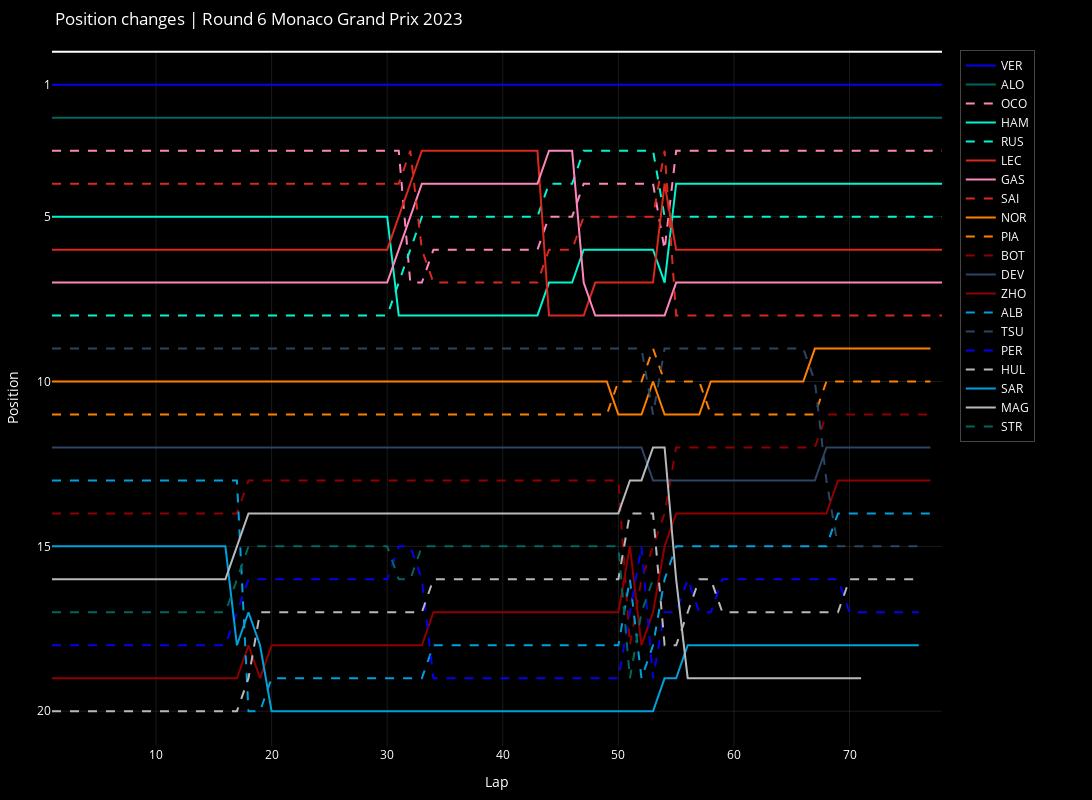

The notebook cell saved with this chart:
### Markdown cell above
## 3.1 Position changes

### Code cell
plot_position_changes(session)

### Figure 1 — Plotly figure (JSON) as saved in the notebook; plotly's stock layout.template omitted (floating-point values rounded to 4 significant figures)
{"data": [{"line": {"color": "#0600ef", "dash": "solid"}, "mode": "lines", "name": "VER", "type": "scatter", "x": [1, 2, 3, 4, 5, 6, 7, 8, 9, 10, 11, 12, 13, 14, 15, 16, 17, 18, 19, 20, 21, 22, 23, 24, 25, 26, 27, 28, 29, 30, 31, 32, 33, 34, 35, 36, 37, 38, 39, 40, 41, 42, 43, 44, 45, 46, 47, 48, 49, 50, 51, 52, 53, 54, 55, 56, 57, 58, 59, 60, 61, 62, 63, 64, 65, 66, 67, 68, 69, 70, 71, 72, 73, 74, 75, 76, 77, 78], "y": [1, 1, 1, 1, 1, 1, 1, 1, 1, 1, 1, 1, 1, 1, 1, 1, 1, 1, 1, 1, 1, 1, 1, 1, 1, 1, 1, 1, 1, 1, 1, 1, 1, 1, 1, 1, 1, 1, 1, 1, 1, 1, 1, 1, 1, 1, 1, 1, 1, 1, 1, 1, 1, 1, 1, 1, 1, 1, 1, 1, 1, 1, 1, 1, 1, 1, 1, 1, 1, 1, 1, 1, 1, 1, 1, 1, 1, 1]}, {"line": {"color": "#00665e", "dash": "solid"}, "mode": "lines", "name": "ALO", "type": "scatter", "x": [1, 2, 3, 4, 5, 6, 7, 8, 9, 10, 11, 12, 13, 14, 15, 16, 17, 18, 19, 20, 21, 22, 23, 24, 25, 26, 27, 28, 29, 30, 31, 32, 33, 34, 35, 36, 37, 38, 39, 40, 41, 42, 43, 44, 45, 46, 47, 48, 49, 50, 51, 52, 53, 54, 55, 56, 57, 58, 59, 60, 61, 62, 63, 64, 65, 66, 67, 68, 69, 70, 71, 72, 73, 74, 75, 76, 77, 78], "y": [2, 2, 2, 2, 2, 2, 2, 2, 2, 2, 2, 2, 2, 2, 2, 2, 2, 2, 2, 2, 2, 2, 2, 2, 2, 2, 2, 2, 2, 2, 2, 2, 2, 2, 2, 2, 2, 2, 2, 2, 2, 2, 2, 2, 2, 2, 2, 2, 2, 2, 2, 2, 2, 2, 2, 2, 2, 2, 2, 2, 2, 2, 2, 2, 2, 2, 2, 2, 2, 2, 2, 2, 2, 2, 2, 2, 2, 2]}, {"line": {"color": "#fe86bc", "dash": "dash"}, "mode": "lines", "name": "OCO", "type": "scatter", "x": [1, 2, 3, 4, 5, 6, 7, 8, 9, 10, 11, 12, 13, 14, 15, 16, 17, 18, 19, 20, 21, 22, 23, 24, 25, 26, 27, 28, 29, 30, 31, 32, 33, 34, 35, 36, 37, 38, 39, 40, 41, 42, 43, 44, 45, 46, 47, 48, 49, 50, 51, 52, 53, 54, 55, 56, 57, 58, 59, 60, 61, 62, 63, 64, 65, 66, 67, 68, 69, 70, 71, 72, 73, 74, 75, 76, 77, 78], "y": [3, 3, 3, 3, 3, 3, 3, 3, 3, 3, 3, 3, 3, 3, 3, 3, 3, 3, 3, 3, 3, 3, 3, 3, 3, 3, 3, 3, 3, 3, 3, 7, 7, 6, 6, 6, 6, 6, 6, 6, 6, 6, 6, 5, 5, 5, 4, 4, 4, 4, 4, 4, 4, 6, 3, 3, 3, 3, 3, 3, 3, 3, 3, 3, 3, 3, 3, 3, 3, 3, 3, 3, 3, 3, 3, 3, 3, 3]}, {"line": {"color": "#00f5d0", "dash": "solid"}, "mode": "lines", "name": "HAM", "type": "scatter", "x": [1, 2, 3, 4, 5, 6, 7, 8, 9, 10, 11, 12, 13, 14, 15, 16, 17, 18, 19, 20, 21, 22, 23, 24, 25, 26, 27, 28, 29, 30, 31, 32, 33, 34, 35, 36, 37, 38, 39, 40, 41, 42, 43, 44, 45, 46, 47, 48, 49, 50, 51, 52, 53, 54, 55, 56, 57, 58, 59, 60, 61, 62, 63, 64, 65, 66, 67, 68, 69, 70, 71, 72, 73, 74, 75, 76, 77, 78], "y": [5, 5, 5, 5, 5, 5, 5, 5, 5, 5, 5, 5, 5, 5, 5, 5, 5, 5, 5, 5, 5, 5, 5, 5, 5, 5, 5, 5, 5, 5, 8, 8, 8, 8, 8, 8, 8, 8, 8, 8, 8, 8, 8, 7, 7, 7, 6, 6, 6, 6, 6, 6, 6, 7, 4, 4, 4, 4, 4, 4, 4, 4, 4, 4, 4, 4, 4, 4, 4, 4, 4, 4, 4, 4, 4, 4, 4, 4]}, {"line": {"color": "#00f5d0", "dash": "dash"}, "mode": "lines", "name": "RUS", "type": "scatter", "x": [1, 2, 3, 4, 5, 6, 7, 8, 9, 10, 11, 12, 13, 14, 15, 16, 17, 18, 19, 20, 21, 22, 23, 24, 25, 26, 27, 28, 29, 30, 31, 32, 33, 34, 35, 36, 37, 38, 39, 40, 41, 42, 43, 44, 45, 46, 47, 48, 49, 50, 51, 52, 53, 54, 55, 56, 57, 58, 59, 60, 61, 62, 63, 64, 65, 66, 67, 68, 69, 70, 71, 72, 73, 74, 75, 76, 77, 78], "y": [8, 8, 8, 8, 8, 8, 8, 8, 8, 8, 8, 8, 8, 8, 8, 8, 8, 8, 8, 8, 8, 8, 8, 8, 8, 8, 8, 8, 8, 8, 7, 6, 5, 5, 5, 5, 5, 5, 5, 5, 5, 5, 5, 4, 4, 4, 3, 3, 3, 3, 3, 3, 3, 5, 5, 5, 5, 5, 5, 5, 5, 5, 5, 5, 5, 5, 5, 5, 5, 5, 5, 5, 5, 5, 5, 5, 5, 5]}, {"line": {"color": "#da291c", "dash": "solid"}, "mode": "lines", "name": "LEC", "type": "scatter", "x": [1, 2, 3, 4, 5, 6, 7, 8, 9, 10, 11, 12, 13, 14, 15, 16, 17, 18, 19, 20, 21, 22, 23, 24, 25, 26, 27, 28, 29, 30, 31, 32, 33, 34, 35, 36, 37, 38, 39, 40, 41, 42, 43, 44, 45, 46, 47, 48, 49, 50, 51, 52, 53, 54, 55, 56, 57, 58, 59, 60, 61, 62, 63, 64, 65, 66, 67, 68, 69, 70, 71, 72, 73, 74, 75, 76, 77, 78], "y": [6, 6, 6, 6, 6, 6, 6, 6, 6, 6, 6, 6, 6, 6, 6, 6, 6, 6, 6, 6, 6, 6, 6, 6, 6, 6, 6, 6, 6, 6, 5, 4, 3, 3, 3, 3, 3, 3, 3, 3, 3, 3, 3, 8, 8, 8, 8, 7, 7, 7, 7, 7, 7, 4, 6, 6, 6, 6, 6, 6, 6, 6, 6, 6, 6, 6, 6, 6, 6, 6, 6, 6, 6, 6, 6, 6, 6, 6]}, {"line": {"color": "#fe86bc", "dash": "solid"}, "mode": "lines", "name": "GAS", "type": "scatter", "x": [1, 2, 3, 4, 5, 6, 7, 8, 9, 10, 11, 12, 13, 14, 15, 16, 17, 18, 19, 20, 21, 22, 23, 24, 25, 26, 27, 28, 29, 30, 31, 32, 33, 34, 35, 36, 37, 38, 39, 40, 41, 42, 43, 44, 45, 46, 47, 48, 49, 50, 51, 52, 53, 54, 55, 56, 57, 58, 59, 60, 61, 62, 63, 64, 65, 66, 67, 68, 69, 70, 71, 72, 73, 74, 75, 76, 77, 78], "y": [7, 7, 7, 7, 7, 7, 7, 7, 7, 7, 7, 7, 7, 7, 7, 7, 7, 7, 7, 7, 7, 7, 7, 7, 7, 7, 7, 7, 7, 7, 6, 5, 4, 4, 4, 4, 4, 4, 4, 4, 4, 4, 4, 3, 3, 3, 7, 8, 8, 8, 8, 8, 8, 8, 7, 7, 7, 7, 7, 7, 7, 7, 7, 7, 7, 7, 7, 7, 7, 7, 7, 7, 7, 7, 7, 7, 7, 7]}, {"line": {"color": "#da291c", "dash": "dash"}, "mode": "lines", "name": "SAI", "type": "scatter", "x": [1, 2, 3, 4, 5, 6, 7, 8, 9, 10, 11, 12, 13, 14, 15, 16, 17, 18, 19, 20, 21, 22, 23, 24, 25, 26, 27, 28, 29, 30, 31, 32, 33, 34, 35, 36, 37, 38, 39, 40, 41, 42, 43, 44, 45, 46, 47, 48, 49, 50, 51, 52, 53, 54, 55, 56, 57, 58, 59, 60, 61, 62, 63, 64, 65, 66, 67, 68, 69, 70, 71, 72, 73, 74, 75, 76, 77, 78], "y": [4, 4, 4, 4, 4, 4, 4, 4, 4, 4, 4, 4, 4, 4, 4, 4, 4, 4, 4, 4, 4, 4, 4, 4, 4, 4, 4, 4, 4, 4, 4, 3, 6, 7, 7, 7, 7, 7, 7, 7, 7, 7, 7, 6, 6, 6, 5, 5, 5, 5, 5, 5, 5, 3, 8, 8, 8, 8, 8, 8, 8, 8, 8, 8, 8, 8, 8, 8, 8, 8, 8, 8, 8, 8, 8, 8, 8, 8]}, {"line": {"color": "#ff8000", "dash": "solid"}, "mode": "lines", "name": "NOR", "type": "scatter", "x": [1, 2, 3, 4, 5, 6, 7, 8, 9, 10, 11, 12, 13, 14, 15, 16, 17, 18, 19, 20, 21, 22, 23, 24, 25, 26, 27, 28, 29, 30, 31, 32, 33, 34, 35, 36, 37, 38, 39, 40, 41, 42, 43, 44, 45, 46, 47, 48, 49, 50, 51, 52, 53, 54, 55, 56, 57, 58, 59, 60, 61, 62, 63, 64, 65, 66, 67, 68, 69, 70, 71, 72, 73, 74, 75, 76, 77], "y": [10, 10, 10, 10, 10, 10, 10, 10, 10, 10, 10, 10, 10, 10, 10, 10, 10, 10, 10, 10, 10, 10, 10, 10, 10, 10, 10, 10, 10, 10, 10, 10, 10, 10, 10, 10, 10, 10, 10, 10, 10, 10, 10, 10, 10, 10, 10, 10, 10, 11, 11, 11, 10, 11, 11, 11, 11, 10, 10, 10, 10, 10, 10, 10, 10, 10, 9, 9, 9, 9, 9, 9, 9, 9, 9, 9, 9]}, {"line": {"color": "#ff8000", "dash": "dash"}, "mode": "lines", "name": "PIA", "type": "scatter", "x": [1, 2, 3, 4, 5, 6, 7, 8, 9, 10, 11, 12, 13, 14, 15, 16, 17, 18, 19, 20, 21, 22, 23, 24, 25, 26, 27, 28, 29, 30, 31, 32, 33, 34, 35, 36, 37, 38, 39, 40, 41, 42, 43, 44, 45, 46, 47, 48, 49, 50, 51, 52, 53, 54, 55, 56, 57, 58, 59, 60, 61, 62, 63, 64, 65, 66, 67, 68, 69, 70, 71, 72, 73, 74, 75, 76, 77], "y": [11, 11, 11, 11, 11, 11, 11, 11, 11, 11, 11, 11, 11, 11, 11, 11, 11, 11, 11, 11, 11, 11, 11, 11, 11, 11, 11, 11, 11, 11, 11, 11, 11, 11, 11, 11, 11, 11, 11, 11, 11, 11, 11, 11, 11, 11, 11, 11, 11, 10, 10, 10, 9, 10, 10, 10, 10, 11, 11, 11, 11, 11, 11, 11, 11, 11, 11, 10, 10, 10, 10, 10, 10, 10, 10, 10, 10]}, {"line": {"color": "#900000", "dash": "dash"}, "mode": "lines", "name": "BOT", "type": "scatter", "x": [1, 2, 3, 4, 5, 6, 7, 8, 9, 10, 11, 12, 13, 14, 15, 16, 17, 18, 19, 20, 21, 22, 23, 24, 25, 26, 27, 28, 29, 30, 31, 32, 33, 34, 35, 36, 37, 38, 39, 40, 41, 42, 43, 44, 45, 46, 47, 48, 49, 50, 51, 52, 53, 54, 55, 56, 57, 58, 59, 60, 61, 62, 63, 64, 65, 66, 67, 68, 69, 70, 71, 72, 73, 74, 75, 76, 77], "y": [14, 14, 14, 14, 14, 14, 14, 14, 14, 14, 14, 14, 14, 14, 14, 14, 14, 13, 13, 13, 13, 13, 13, 13, 13, 13, 13, 13, 13, 13, 13, 13, 13, 13, 13, 13, 13, 13, 13, 13, 13, 13, 13, 13, 13, 13, 13, 13, 13, 13, 18, 16, 15, 14, 12, 12, 12, 12, 12, 12, 12, 12, 12, 12, 12, 12, 12, 11, 11, 11, 11, 11, 11, 11, 11, 11, 11]}, {"line": {"color": "#2b4562", "dash": "solid"}, "mode": "lines", "name": "DEV", "type": "scatter", "x": [1, 2, 3, 4, 5, 6, 7, 8, 9, 10, 11, 12, 13, 14, 15, 16, 17, 18, 19, 20, 21, 22, 23, 24, 25, 26, 27, 28, 29, 30, 31, 32, 33, 34, 35, 36, 37, 38, 39, 40, 41, 42, 43, 44, 45, 46, 47, 48, 49, 50, 51, 52, 53, 54, 55, 56, 57, 58, 59, 60, 61, 62, 63, 64, 65, 66, 67, 68, 69, 70, 71, 72, 73, 74, 75, 76, 77], "y": [12, 12, 12, 12, 12, 12, 12, 12, 12, 12, 12, 12, 12, 12, 12, 12, 12, 12, 12, 12, 12, 12, 12, 12, 12, 12, 12, 12, 12, 12, 12, 12, 12, 12, 12, 12, 12, 12, 12, 12, 12, 12, 12, 12, 12, 12, 12, 12, 12, 12, 12, 12, 13, 13, 13, 13, 13, 13, 13, 13, 13, 13, 13, 13, 13, 13, 13, 12, 12, 12, 12, 12, 12, 12, 12, 12, 12]}, {"line": {"color": "#900000", "dash": "solid"}, "mode": "lines", "name": "ZHO", "type": "scatter", "x": [1, 2, 3, 4, 5, 6, 7, 8, 9, 10, 11, 12, 13, 14, 15, 16, 17, 18, 19, 20, 21, 22, 23, 24, 25, 26, 27, 28, 29, 30, 31, 32, 33, 34, 35, 36, 37, 38, 39, 40, 41, 42, 43, 44, 45, 46, 47, 48, 49, 50, 51, 52, 53, 54, 55, 56, 57, 58, 59, 60, 61, 62, 63, 64, 65, 66, 67, 68, 69, 70, 71, 72, 73, 74, 75, 76, 77], "y": [19, 19, 19, 19, 19, 19, 19, 19, 19, 19, 19, 19, 19, 19, 19, 19, 19, 18, 19, 18, 18, 18, 18, 18, 18, 18, 18, 18, 18, 18, 18, 18, 18, 17, 17, 17, 17, 17, 17, 17, 17, 17, 17, 17, 17, 17, 17, 17, 17, 17, 15, 18, 17, 15, 14, 14, 14, 14, 14, 14, 14, 14, 14, 14, 14, 14, 14, 14, 13, 13, 13, 13, 13, 13, 13, 13, 13]}, {"line": {"color": "#00a0dd", "dash": "dash"}, "mode": "lines", "name": "ALB", "type": "scatter", "x": [1, 2, 3, 4, 5, 6, 7, 8, 9, 10, 11, 12, 13, 14, 15, 16, 17, 18, 19, 20, 21, 22, 23, 24, 25, 26, 27, 28, 29, 30, 31, 32, 33, 34, 35, 36, 37, 38, 39, 40, 41, 42, 43, 44, 45, 46, 47, 48, 49, 50, 51, 52, 53, 54, 55, 56, 57, 58, 59, 60, 61, 62, 63, 64, 65, 66, 67, 68, 69, 70, 71, 72, 73, 74, 75, 76, 77], "y": [13, 13, 13, 13, 13, 13, 13, 13, 13, 13, 13, 13, 13, 13, 13, 13, 13, 20, 20, 19, 19, 19, 19, 19, 19, 19, 19, 19, 19, 19, 19, 19, 19, 18, 18, 18, 18, 18, 18, 18, 18, 18, 18, 18, 18, 18, 18, 18, 18, 18, 16, 19, 18, 16, 15, 15, 15, 15, 15, 15, 15, 15, 15, 15, 15, 15, 15, 15, 14, 14, 14, 14, 14, 14, 14, 14, 14]}, {"line": {"color": "#2b4562", "dash": "dash"}, "mode": "lines", "name": "TSU", "type": "scatter", "x": [1, 2, 3, 4, 5, 6, 7, 8, 9, 10, 11, 12, 13, 14, 15, 16, 17, 18, 19, 20, 21, 22, 23, 24, 25, 26, 27, 28, 29, 30, 31, 32, 33, 34, 35, 36, 37, 38, 39, 40, 41, 42, 43, 44, 45, 46, 47, 48, 49, 50, 51, 52, 53, 54, 55, 56, 57, 58, 59, 60, 61, 62, 63, 64, 65, 66, 67, 68, 69, 70, 71, 72, 73, 74, 75, 76], "y": [9, 9, 9, 9, 9, 9, 9, 9, 9, 9, 9, 9, 9, 9, 9, 9, 9, 9, 9, 9, 9, 9, 9, 9, 9, 9, 9, 9, 9, 9, 9, 9, 9, 9, 9, 9, 9, 9, 9, 9, 9, 9, 9, 9, 9, 9, 9, 9, 9, 9, 9, 9, 11, 9, 9, 9, 9, 9, 9, 9, 9, 9, 9, 9, 9, 9, 10, 13, 15, 15, 15, 15, 15, 15, 15, 15]}, {"line": {"color": "#0600ef", "dash": "dash"}, "mode": "lines", "name": "PER", "type": "scatter", "x": [1, 2, 3, 4, 5, 6, 7, 8, 9, 10, 11, 12, 13, 14, 15, 16, 17, 18, 19, 20, 21, 22, 23, 24, 25, 26, 27, 28, 29, 30, 31, 32, 33, 34, 35, 36, 37, 38, 39, 40, 41, 42, 43, 44, 45, 46, 47, 48, 49, 50, 51, 52, 53, 54, 55, 56, 57, 58, 59, 60, 61, 62, 63, 64, 65, 66, 67, 68, 69, 70, 71, 72, 73, 74, 75, 76], "y": [18, 18, 18, 18, 18, 18, 18, 18, 18, 18, 18, 18, 18, 18, 18, 18, 17, 16, 16, 16, 16, 16, 16, 16, 16, 16, 16, 16, 16, 16, 15, 15, 16, 19, 19, 19, 19, 19, 19, 19, 19, 19, 19, 19, 19, 19, 19, 19, 19, 19, 17, 15, 19, 17, 17, 16, 17, 17, 16, 16, 16, 16, 16, 16, 16, 16, 16, 16, 16, 17, 17, 17, 17, 17, 17, 17]}, {"line": {"color": "#b6babd", "dash": "dash"}, "mode": "lines", "name": "HUL", "type": "scatter", "x": [1, 2, 3, 4, 5, 6, 7, 8, 9, 10, 11, 12, 13, 14, 15, 16, 17, 18, 19, 20, 21, 22, 23, 24, 25, 26, 27, 28, 29, 30, 31, 32, 33, 34, 35, 36, 37, 38, 39, 40, 41, 42, 43, 44, 45, 46, 47, 48, 49, 50, 51, 52, 53, 54, 55, 56, 57, 58, 59, 60, 61, 62, 63, 64, 65, 66, 67, 68, 69, 70, 71, 72, 73, 74, 75, 76], "y": [20, 20, 20, 20, 20, 20, 20, 20, 20, 20, 20, 20, 20, 20, 20, 20, 20, 19, 17, 17, 17, 17, 17, 17, 17, 17, 17, 17, 17, 17, 17, 17, 17, 16, 16, 16, 16, 16, 16, 16, 16, 16, 16, 16, 16, 16, 16, 16, 16, 16, 14, 14, 14, 18, 18, 17, 16, 16, 17, 17, 17, 17, 17, 17, 17, 17, 17, 17, 17, 16, 16, 16, 16, 16, 16, 16]}, {"line": {"color": "#00a0dd", "dash": "solid"}, "mode": "lines", "name": "SAR", "type": "scatter", "x": [1, 2, 3, 4, 5, 6, 7, 8, 9, 10, 11, 12, 13, 14, 15, 16, 17, 18, 19, 20, 21, 22, 23, 24, 25, 26, 27, 28, 29, 30, 31, 32, 33, 34, 35, 36, 37, 38, 39, 40, 41, 42, 43, 44, 45, 46, 47, 48, 49, 50, 51, 52, 53, 54, 55, 56, 57, 58, 59, 60, 61, 62, 63, 64, 65, 66, 67, 68, 69, 70, 71, 72, 73, 74, 75, 76], "y": [15, 15, 15, 15, 15, 15, 15, 15, 15, 15, 15, 15, 15, 15, 15, 15, 18, 17, 18, 20, 20, 20, 20, 20, 20, 20, 20, 20, 20, 20, 20, 20, 20, 20, 20, 20, 20, 20, 20, 20, 20, 20, 20, 20, 20, 20, 20, 20, 20, 20, 20, 20, 20, 19, 19, 18, 18, 18, 18, 18, 18, 18, 18, 18, 18, 18, 18, 18, 18, 18, 18, 18, 18, 18, 18, 18]}, {"line": {"color": "#b6babd", "dash": "solid"}, "mode": "lines", "name": "MAG", "type": "scatter", "x": [1, 2, 3, 4, 5, 6, 7, 8, 9, 10, 11, 12, 13, 14, 15, 16, 17, 18, 19, 20, 21, 22, 23, 24, 25, 26, 27, 28, 29, 30, 31, 32, 33, 34, 35, 36, 37, 38, 39, 40, 41, 42, 43, 44, 45, 46, 47, 48, 49, 50, 51, 52, 53, 54, 55, 56, 57, 58, 59, 60, 61, 62, 63, 64, 65, 66, 67, 68, 69, 70, 71], "y": [16, 16, 16, 16, 16, 16, 16, 16, 16, 16, 16, 16, 16, 16, 16, 16, 15, 14, 14, 14, 14, 14, 14, 14, 14, 14, 14, 14, 14, 14, 14, 14, 14, 14, 14, 14, 14, 14, 14, 14, 14, 14, 14, 14, 14, 14, 14, 14, 14, 14, 13, 13, 12, 12, 16, 19, 19, 19, 19, 19, 19, 19, 19, 19, 19, 19, 19, 19, 19, 19, 19]}, {"line": {"color": "#00665e", "dash": "dash"}, "mode": "lines", "name": "STR", "type": "scatter", "x": [1, 2, 3, 4, 5, 6, 7, 8, 9, 10, 11, 12, 13, 14, 15, 16, 17, 18, 19, 20, 21, 22, 23, 24, 25, 26, 27, 28, 29, 30, 31, 32, 33, 34, 35, 36, 37, 38, 39, 40, 41, 42, 43, 44, 45, 46, 47, 48, 49, 50, 51, 52, 53, 54], "y": [17, 17, 17, 17, 17, 17, 17, 17, 17, 17, 17, 17, 17, 17, 17, 17, 16, 15, 15, 15, 15, 15, 15, 15, 15, 15, 15, 15, 15, 15, 16, 16, 15, 15, 15, 15, 15, 15, 15, 15, 15, 15, 15, 15, 15, 15, 15, 15, 15, 15, 19, 17, 16, null]}], "layout": {"font": {"color": "white"}, "height": 800, "legend": {"bgcolor": "rgba(0, 0, 0, 0.5)", "borderwidth": 1, "font": {"color": "white"}, "x": 1.02, "y": 1}, "margin": {"b": 50, "l": 50, "r": 150, "t": 50}, "paper_bgcolor": "black", "plot_bgcolor": "black", "title": {"text": "Position changes | Round 6 Monaco Grand Prix 2023"}, "width": 1200, "xaxis": {"gridcolor": "rgba(255, 255, 255, 0.1)", "title": {"text": "Lap"}}, "yaxis": {"autorange": "reversed", "gridcolor": "rgba(255, 255, 255, 0.1)", "tickvals": [1, 5, 10, 15, 20], "title": {"text": "Position"}}}}
